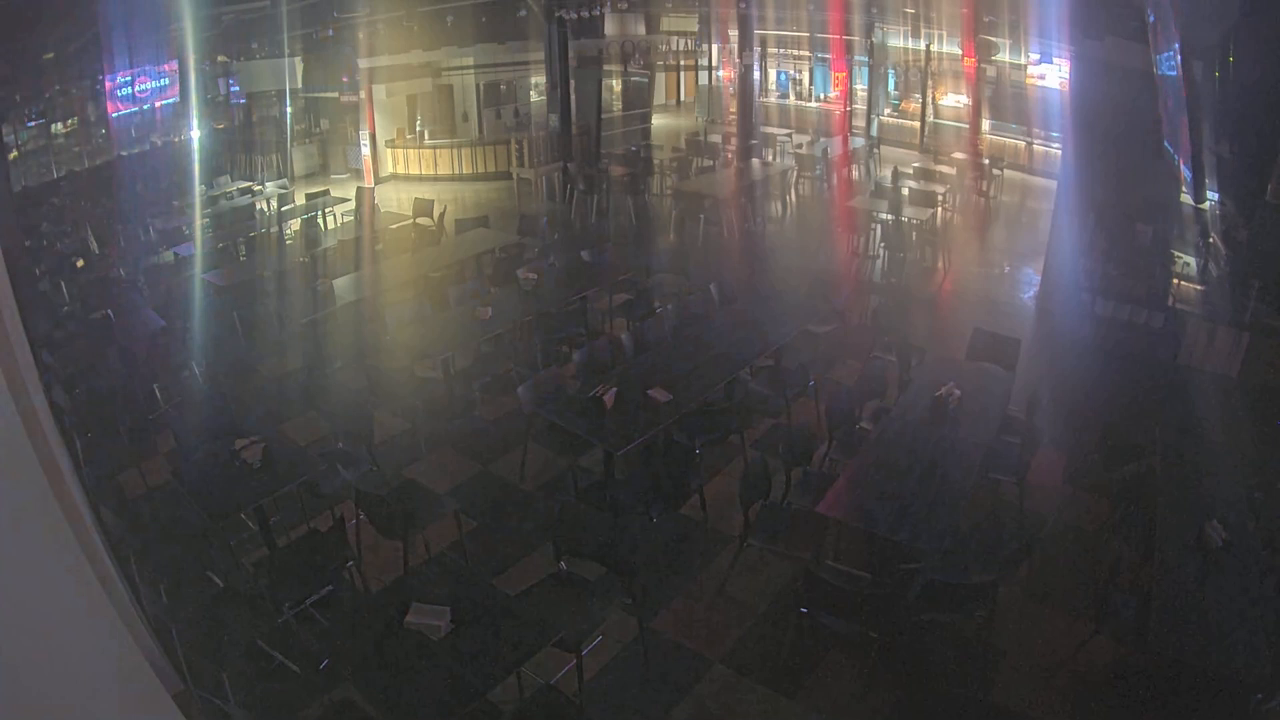
#> input picture ml/worcester_north_empty.png, 1280 x 720 px
$ python openCVTest.py
#> lines starting #> are read from the running program, lines starting #| are printed output that depends on the picture
import numpy as np
import cv2 as cv

testImgs = ["worcester_north_empty.png","worcester_south_empty.png","berk_empty.png","hamp_north_empty.png","hamp_south_empty.png"]

imgs = []
for i in testImgs:
    imgs.append(cv.imread(i))
'''px = img[0,0]
print( px )'''
'''
openCV Cascade models:

haarcascade_fullbody.xml
haarcascade_upperbody.xml <<<
haarcascade_lowerbody.xml
'''
bodyCascade = cv.CascadeClassifier(cv.data.haarcascades + 'haarcascade_upperbody.xml')


for img in imgs:
    grayscale = cv.cvtColor(img, cv.COLOR_BGR2GRAY)

    people = bodyCascade.detectMultiScale(grayscale, 1.1, 1)

    print("empty ",len(people))

    for (x,y,w,h) in people:
        cv.rectangle(img,(x,y),(x+w,y+h),(0,0,255),2)
    # Display frames in a window
    cv.imshow('output', img)
    cv.waitKey()
#> this loop made 5 passes
#> pass 1, `grayscale = cv.cvtColor(img, cv.COLOR_BGR2GRAY)`:
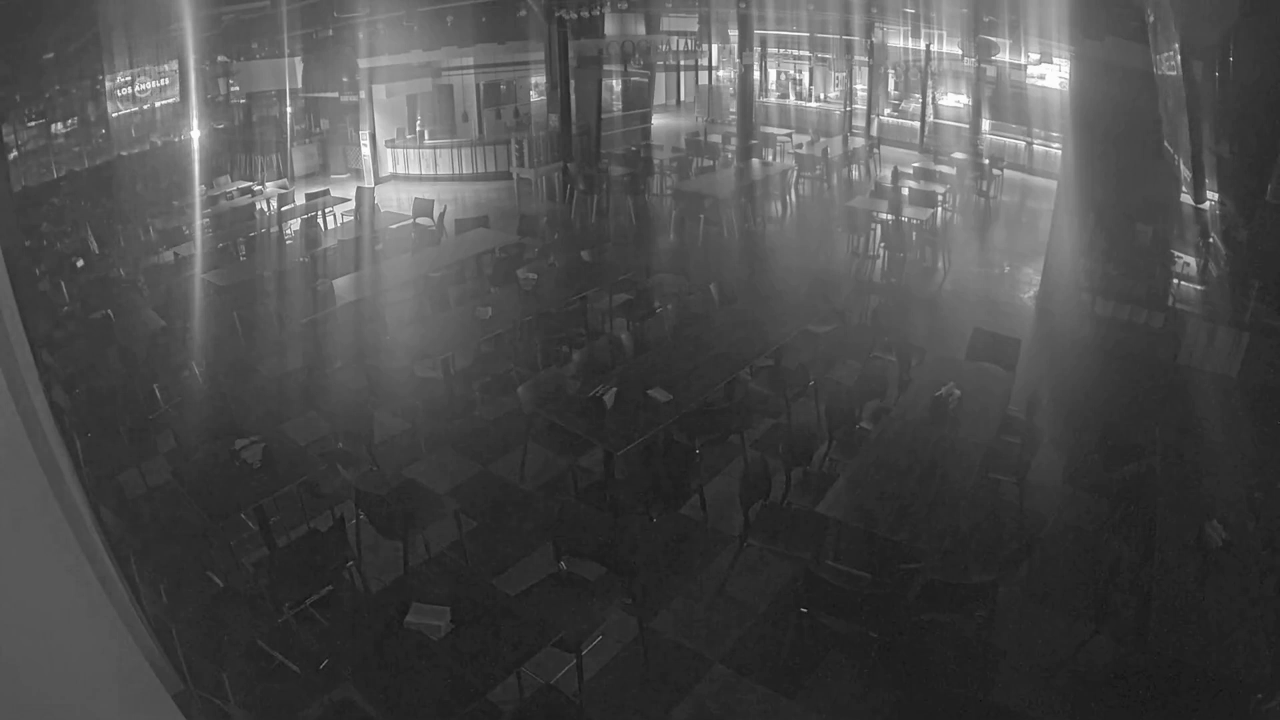
#> grayscale: shape (720, 1280); min 12, max 255, mean 75.3
#> pass 1, `cv.imshow('output', img)`:
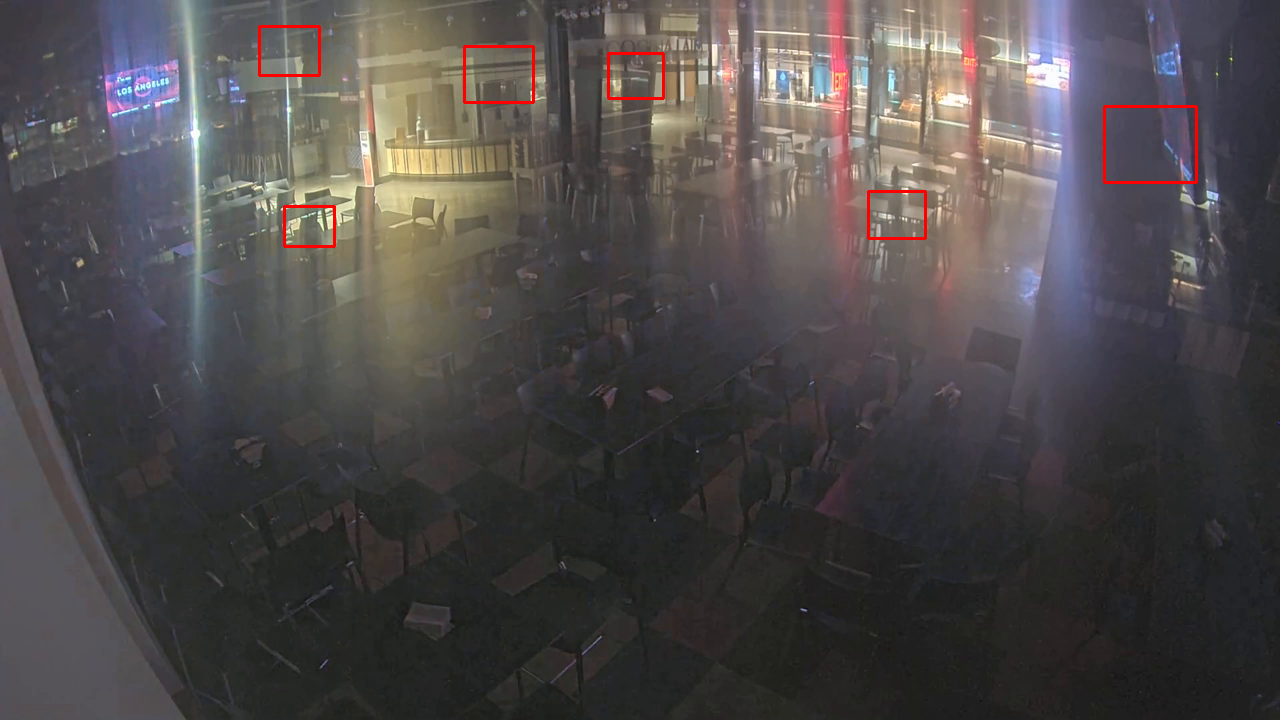
#> window 'output': shape (720, 1280, 3); mean B, G, R 74.1, 73.8, 78.3
#> pass 2, `cv.imshow('output', img)`:
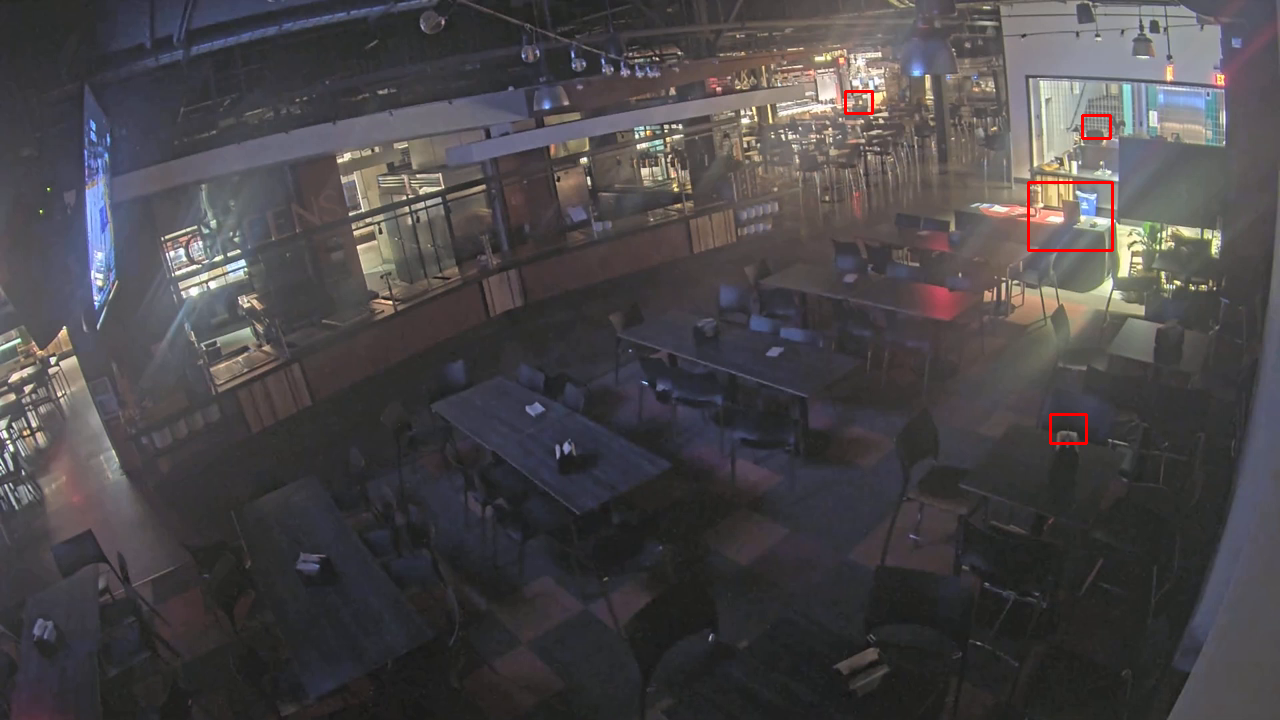
#> window 'output': shape (720, 1280, 3); mean B, G, R 72.7, 70.5, 73.8
#> after the loop:
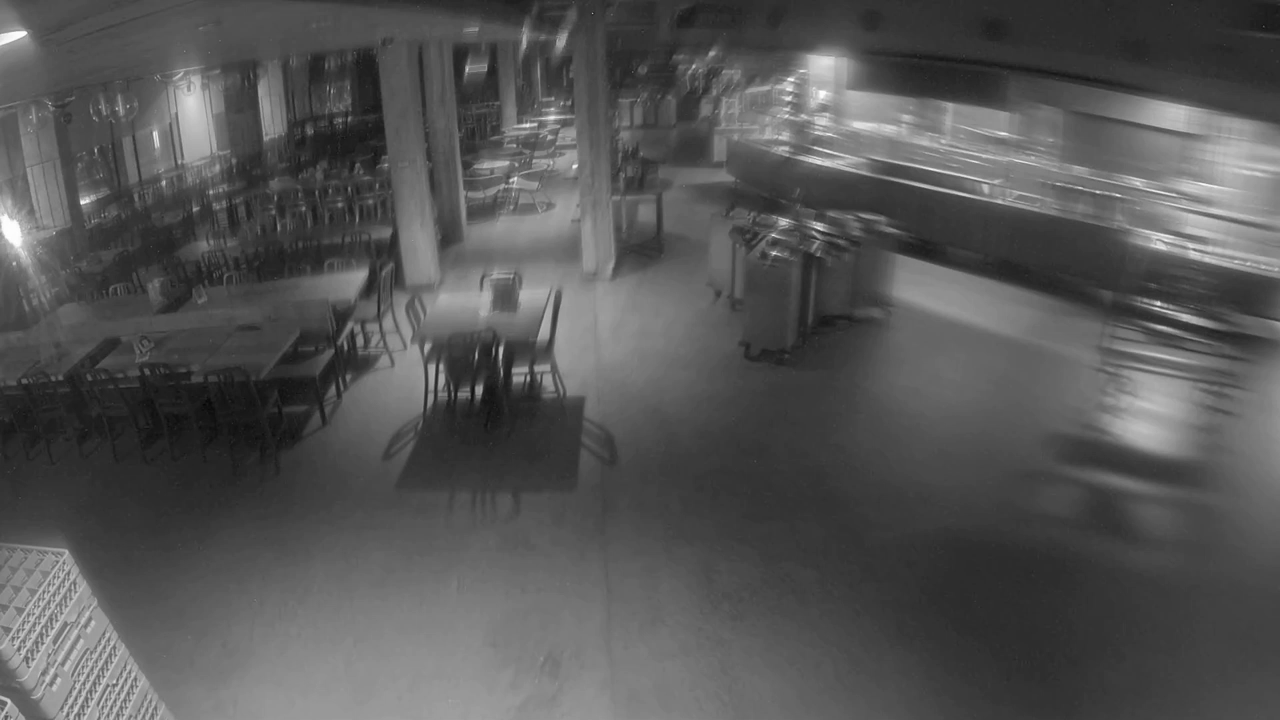
#> grayscale: shape (720, 1280); min 5, max 255, mean 85.3
cv.destroyAllWindows()
